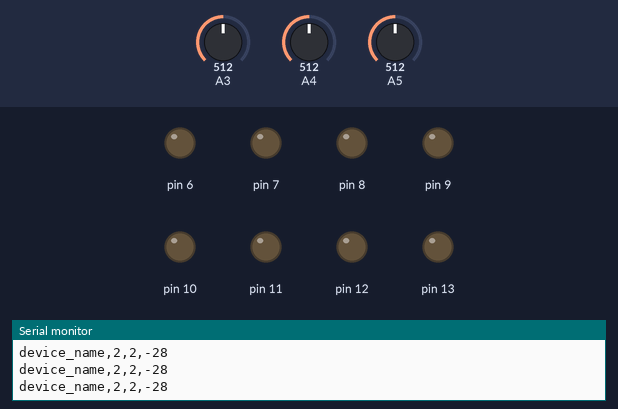
The sketch below on a simulated Arduino Uno, built with avr-gcc and run on an emulated ATmega328P. On the bench: output pins drawn as LEDs (lit = HIGH), the last lines printed to the serial monitor. The test bench sets the inputs (shaded band); at power-on: A3 = 512, A4 = 512, A5 = 512.

Above: at 1.2 s.
1.3 s: A3 set to 552
2.8 s: A3 set to 574
At 3.3 s:
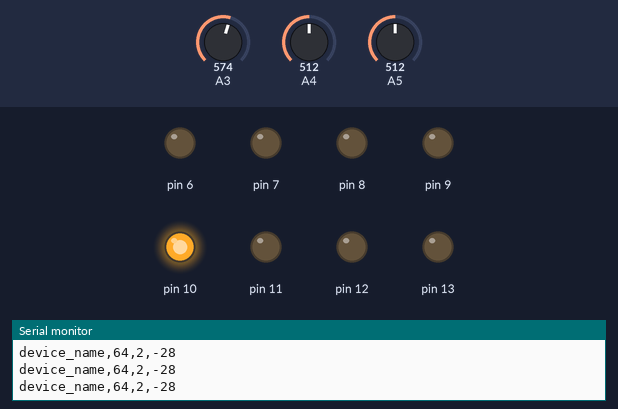
4.3 s: A4 set to 542
5.8 s: A4 set to 572
At 6.6 s:
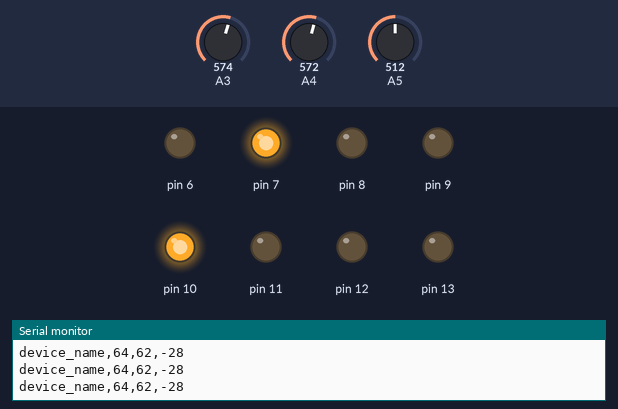
7.3 s: A5 set to 481
At 8.2 s:
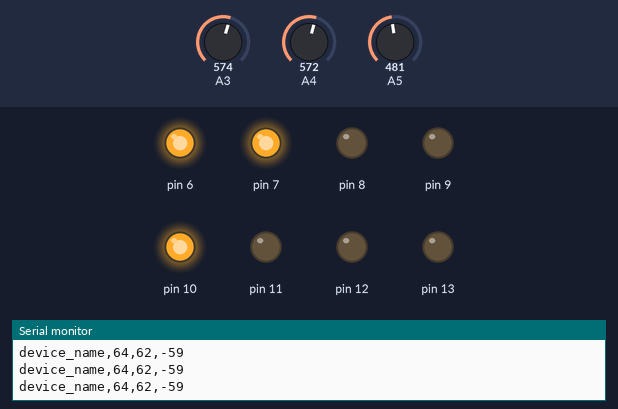
8.8 s: A5 set to 716
At 9.8 s:
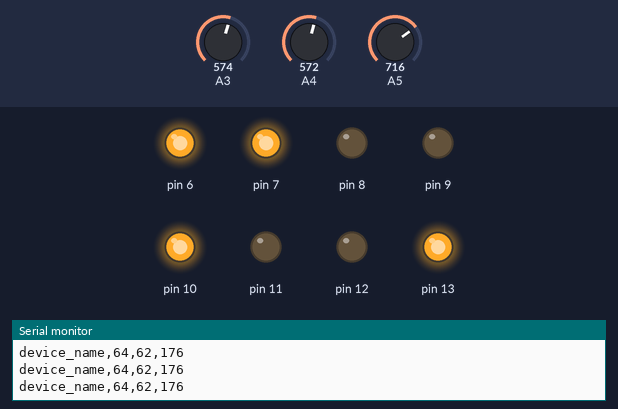
Timing chart, 0 to 11.3 s (numbered marks = the images above; inputs shaded):
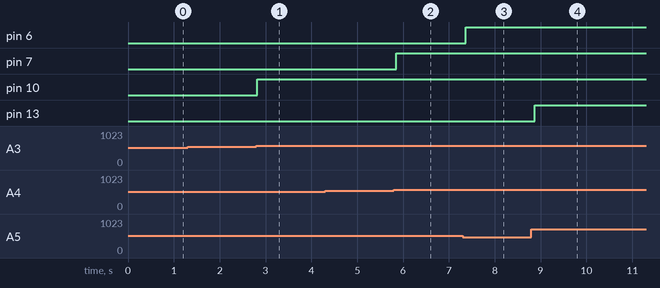

Measured:
- the behaviour switches between 560 and 561 on A3 (found by bisection; images 0 and 1)
- the behaviour switches between 560 and 561 on A4 (found by bisection; images 1 and 2)
- the behaviour switches between 490 and 489 on A5 (found by bisection; images 2 and 3)
- after the input at 2.8 s, pin 10: LOW → HIGH at once
- after the input at 5.8 s, pin 7: LOW → HIGH after 0.05 s
- after the input at 7.3 s, pin 6: LOW → HIGH after 0.06 s
- after the input at 8.8 s, pin 13: LOW → HIGH after 0.08 s

The sketch:

IoT-Device.ino
```cpp
void setup() {
  // put your setup code here, to run once:
  pinMode(6, OUTPUT);
  pinMode(7, OUTPUT);
  pinMode(8, OUTPUT);
  pinMode(9, OUTPUT);
  pinMode(10, OUTPUT);
  pinMode(11, OUTPUT);
  pinMode(12, OUTPUT);
  pinMode(13, OUTPUT);

  Serial.begin(9600);
}

void loop() {
  // put your main code here, to run repeatedly:
  long x, y, z;
  x = analogRead(3) - 510;
  y = analogRead(4) - 510;
  z = analogRead(5) - 540;
  Serial.println("device_name," + String(x) + "," + String(y) + "," + String(z));
  if (50 < z) {
    digitalWrite(13, HIGH);
  } else if (z < -50) {
    digitalWrite(6, HIGH);
  } else {
    digitalWrite(6, LOW);
    digitalWrite(13, LOW);
  }
  if (50 < x) {
    digitalWrite(10, HIGH);
  } else if (x < -50) {
    digitalWrite(9, HIGH);
  } else {
    digitalWrite(9, LOW);
    digitalWrite(10, LOW);
  }
  if (50 < y) {
    if (-30 < x) {
      digitalWrite(7, HIGH);
    }
    if (x < 30) {
      digitalWrite(8, HIGH);
    }
  } else if (y < -50) {
    if (-30 < x) {
      digitalWrite(11, HIGH);
    }
    if (x < 30) {
      digitalWrite(12, HIGH);
    }
  } else {
    digitalWrite(7, LOW);
    digitalWrite(8, LOW);
    digitalWrite(11, LOW);
    digitalWrite(12, LOW);
  }
  delay(100);
}
```
